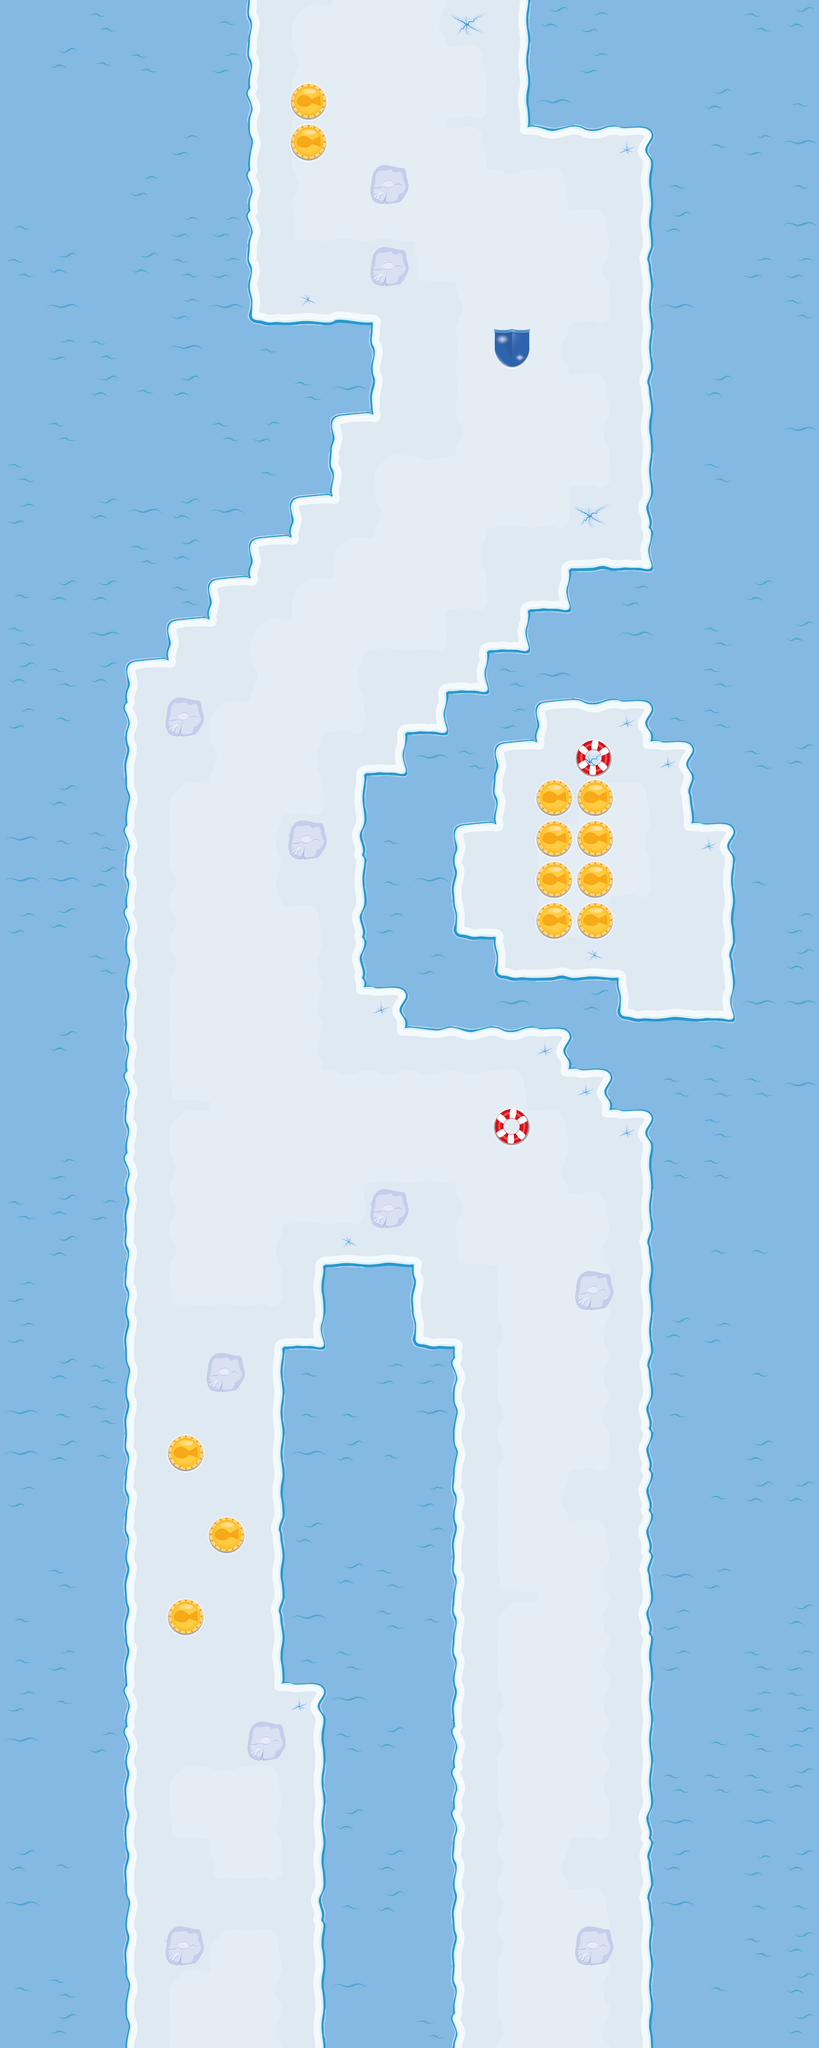

Tiled map render using the project's own tile images. Description and the map definition, with tile-layer contents summarised, below:
An orthogonal 20x50 tile map with 160x160 px tiles, 3 tile layers (Floor, PickUps, Obstacles) and 9 objects.

<map version="1.0" orientation="orthogonal" renderorder="right-down" width="20" height="50" tilewidth="160" tileheight="160" nextobjectid="10">
 <tileset firstgid="1" name="Map v2" tilewidth="160" tileheight="160" tilecount="100" columns="10">
  <image source="Map v2.gif" width="1600" height="1600" />
  <terraintypes>
   <terrain name="Wasser" tile="14" />
   <terrain name="Ice" tile="6" />
   <terrain name="Snow" tile="59" />
   <terrain name="Shield" tile="70" />
   <terrain name="Ring" tile="71" />
   <terrain name="Iceberg" tile="72" />
   <terrain name="Coin" tile="73" />
  </terraintypes>
  <tile id="0" terrain="1,1,1,0" />
  <tile id="1" terrain="1,1,0,0" />
  <tile id="2" terrain="1,1,0,0" />
  <tile id="3" terrain="1,1,0,0" />
  <tile id="4" terrain="1,1,0,0" />
  <tile id="5" terrain="1,1,0,1" />
  <tile id="6" terrain="1,1,1,1" />
  <tile id="10" terrain="1,0,1,0" />
  <tile id="11" terrain="0,0,0,0" />
  <tile id="12" terrain="0,0,0,0" />
  <tile id="13" terrain="0,0,0,0" />
  <tile id="14" terrain="0,0,0,0" />
  <tile id="15" terrain="0,1,0,1" />
  <tile id="16" terrain="1,1,1,1" />
  <tile id="20" terrain="1,0,1,0" />
  <tile id="21" terrain="0,0,0,0" />
  <tile id="22" terrain="0,0,0,1" />
  <tile id="23" terrain="0,0,1,0" />
  <tile id="24" terrain="0,0,0,0" />
  <tile id="25" terrain="0,1,0,1" />
  <tile id="26" terrain="1,1,1,1" />
  <tile id="30" terrain="1,0,1,0" />
  <tile id="31" terrain="0,0,0,0" />
  <tile id="32" terrain="0,1,0,0" />
  <tile id="33" terrain="1,0,0,0" />
  <tile id="34" terrain="0,0,0,0" />
  <tile id="35" terrain="0,1,0,1" />
  <tile id="36" terrain="1,1,1,1" />
  <tile id="40" terrain="1,0,1,0" />
  <tile id="41" terrain="0,0,0,0" />
  <tile id="42" terrain="0,0,0,0" />
  <tile id="43" terrain="0,0,0,0" />
  <tile id="44" terrain="0,0,0,0" />
  <tile id="45" terrain="0,1,0,1" />
  <tile id="50" terrain="1,0,1,1" />
  <tile id="51" terrain="0,0,1,1" />
  <tile id="52" terrain="0,0,1,1" />
  <tile id="53" terrain="0,0,1,1" />
  <tile id="54" terrain="0,0,1,1" />
  <tile id="55" terrain="0,1,1,1" />
  <tile id="59" terrain="2,2,2,2" />
  <tile id="66" terrain="2,2,2,1" />
  <tile id="67" terrain="2,2,1,1" />
  <tile id="68" terrain="2,2,1,1" />
  <tile id="69" terrain="2,2,1,2" />
  <tile id="70" terrain="3,3,3,3" />
  <tile id="71" terrain="4,4,4,4" />
  <tile id="72" terrain="5,5,5,5" />
  <tile id="73" terrain="6,6,6,6" />
  <tile id="76" terrain="2,1,2,1" />
  <tile id="77" terrain="1,1,1,2" />
  <tile id="78" terrain="1,1,2,1" />
  <tile id="79" terrain="1,2,1,2" />
  <tile id="86" terrain="2,1,2,1" />
  <tile id="87" terrain="1,2,1,1" />
  <tile id="88" terrain="2,1,1,1" />
  <tile id="89" terrain="1,2,1,2" />
  <tile id="96" terrain="2,1,2,2" />
  <tile id="97" terrain="1,1,2,2" />
  <tile id="98" terrain="1,1,2,2" />
  <tile id="99" terrain="1,2,2,2" />
 </tileset>
 <layer name="Floor" width="20" height="50">
  <data>[1000 cells, 1000 non-empty, 56 distinct tile ids]</data>
 </layer>
 <layer name="PickUps" width="20" height="50">
  <data>[1000 cells, 16 non-empty, 3 distinct tile ids]</data>
 </layer>
 <layer name="Obstacles" width="20" height="50">
  <data>[1000 cells, 10 non-empty, 1 distinct tile ids]</data>
 </layer>
 <objectgroup name="Eisberg" visible="0">
  <object id="1" gid="73" x="636" y="7676" width="160" height="160" />
  <object id="2" gid="73" x="960" y="6888" width="160" height="160" />
  <object id="3" gid="73" x="860" y="5440" width="160" height="160" />
  <object id="4" gid="73" x="956" y="4964" width="160" height="160" />
  <object id="5" gid="73" x="1116" y="3356" width="160" height="160" />
  <object id="6" gid="73" x="644" y="2884" width="160" height="160" />
  <object id="7" gid="73" x="2240" y="5116" width="160" height="160" />
  <object id="8" gid="73" x="1440" y="4800" width="160" height="160" />
  <object id="9" gid="73" x="2244" y="7692" width="160" height="160" />
 </objectgroup>
</map>
